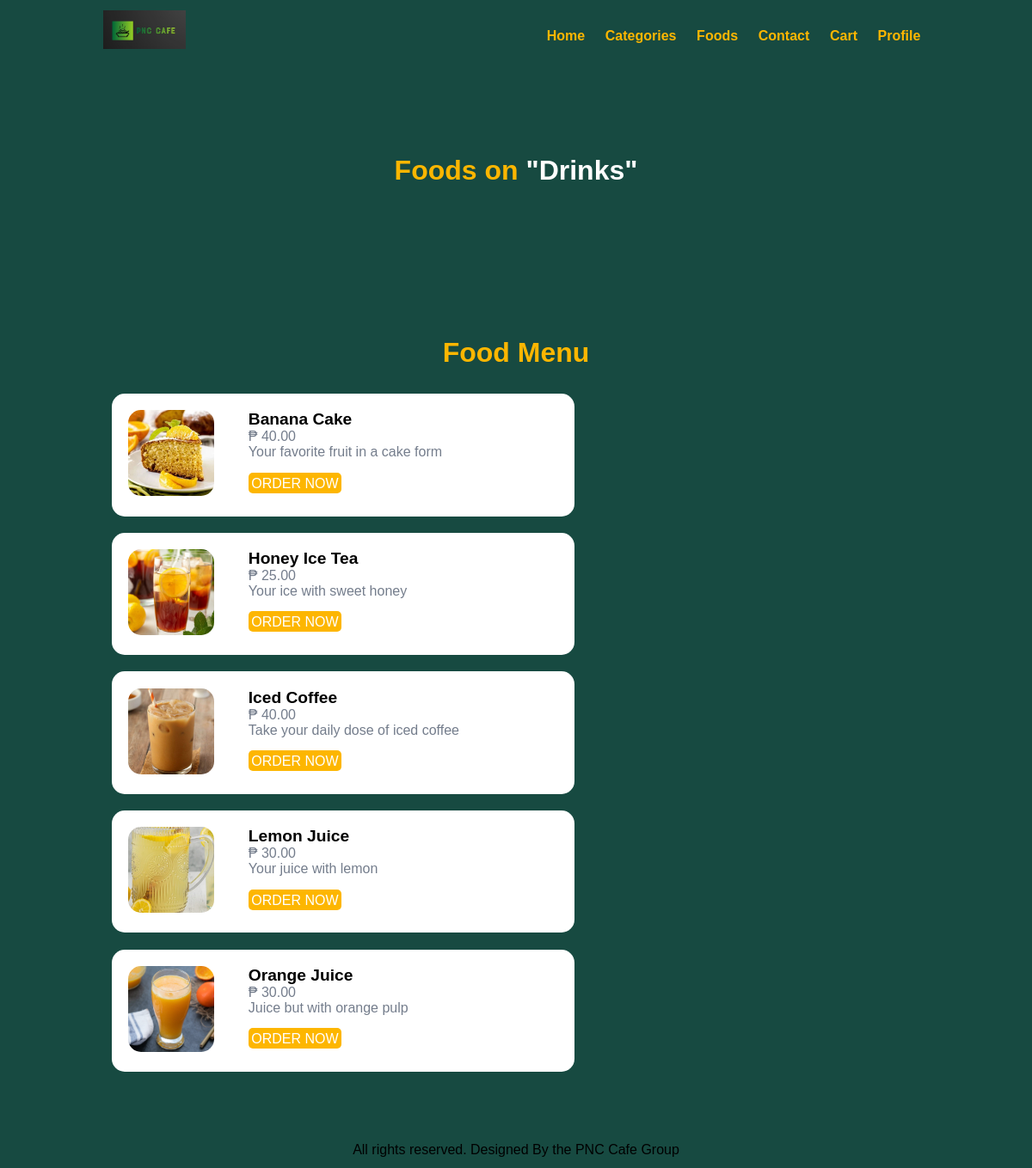
Screenshot of /food-order/category-foods.php?category_id=64 with the database file from the repository.
### tables this page shows
CREATE TABLE `tbl_category` (
  `id` int(10) UNSIGNED NOT NULL,
  `title` varchar(100) NOT NULL,
  `image_name` varchar(100) NOT NULL,
  `featured` varchar(10) NOT NULL,
  `active` varchar(10) NOT NULL
);

CREATE TABLE `tbl_food` (
  `id` int(10) UNSIGNED NOT NULL,
  `title` varchar(150) NOT NULL,
  `description` text NOT NULL,
  `price` decimal(10,2) NOT NULL,
  `image_name` varchar(255) NOT NULL,
  `category_id` int(10) UNSIGNED NOT NULL,
  `featured` varchar(10) NOT NULL,
  `active` varchar(10) NOT NULL
);

### food-order/category-foods.php (the view, shortened to what this page needs)
<?php include('partials-front/menu.php');?>
<?php
    if(isset($_GET['category_id'])) {
        $category_id = $_GET['category_id'];
        $sql = "SELECT title FROM tbl_category WHERE id = $category_id";
        $res = mysqli_query($conn, $sql);
        $row = mysqli_fetch_assoc($res);
        $category = $row['title'];
    } else {
        header('location:'.SITEURL);
    }
?>
    <section class="food-search text-center">
        <div class="container">
            <h2>Foods on <a href="#" class="text-white">"<?php echo $category;?>"</a></h2>
        </div>
    </section>
    <section class="food-menu">
        <div class="container">
            <h2 class="text-center">Food Menu</h2>
            <?php
                $sql2 = "SELECT * FROM tbl_food WHERE category_id = $category_id";
                $res2 = mysqli_query($conn, $sql2);
                $count2 = mysqli_num_rows($res2);
                if($count2 > 0) {
                    while($row2 = mysqli_fetch_assoc($res2)) {
                        $id = $row2['id'];
                        $title = $row2['title'];
                        $price = $row2['price'];
                        $description = $row2['description'];
                        $image_name = $row2['image_name'];
                        ?>
                            <div class="food-menu-box">
                                <div class="food-menu-img">
                                <?php
                                 if ($image_name=="") {
                                    echo "<div class='error'>Image not available</div>";
                                 } else {
                                    ?>
                                    <img src="<?php echo SITEURL;?>images/food/<?php echo $image_name;?>" alt="Chicke Hawain Pizza" class="img-responsive img-curve">
                                    <?php
                                 }
                                ?>
                                </div>
                            <div class="food-menu-desc">
                                <h4><?php echo $title;?></h4>
                                <p class="food-detail">₱ <?php echo $price;?></p>
                                <p class="food-detail">
                                        <?php echo $description;?>
                                </p>
                                <br>
                                <a href="<?php echo SITEURL;?>order.php?food_id=<?php echo $id;?>" class="btn btn-primary">Order Now</a>
                            </div>
                            </div>
                        <?php
                    }
                } else {
                    echo "<div class='error text-center'>No Food Available</div>";
                }
            ?>
        </div>
    </section>
<?php include('partials-front/footer.php');?>

### food-order/css/style.css (style rules this page uses)
* { margin: 0 0; padding: 0 0; font-family: Arial, Helvetica, sans-serif; }
body, section.food-menu { background: #174A41; }
.container { width: 80%; margin: 0 auto; padding: 1%; }
.img-responsive { width: 100%; }
.img-curve { border-radius: 15px; }
.text-center { text-align: center; }
.text-white { color: #ffffff; }
a { color: #FDB600; text-decoration: none; }
.btn { padding: 1%; border: none; font-size: 1rem; border-radius: 5px; margin-top: 5px; }
.btn-primary { background-color: #FDB600; color: white; cursor: pointer; text-transform: uppercase; }
h2 { color: #FDB600; font-size: 2rem; margin-bottom: 2%; }
h4 { font-size: 1.2rem; }
.food-search { background:#174A41; background-size: cover; background-repeat: no-repeat; background-position: center; padding: 7% 0; }
.food-menu { background-color: #ececec; padding: 4% 0; }
.food-menu-box { width: 500px; margin: 1%; padding: 2%; float: left; background-color: white; border-radius: 15px; }
.food-menu-img { width: 20%; float: left; }
.food-menu-desc { width: 70%; float: left; margin-left: 8%; }
.food-detail { font-size: 1rem; color: #747d8c; }

### rows the page displays
tbl_category: title "Drinks"
tbl_food: image_name (picture), title "Banana Cake", price "40.00", description "Your favorite fruit in a cake form"
tbl_food: image_name (picture), title "Honey Ice Tea", price "25.00", description "Your ice with sweet honey"
tbl_food: image_name (picture), title "Iced Coffee", price "40.00", description "Take your daily dose of iced coffee"
tbl_food: image_name (picture), title "Lemon Juice", price "30.00", description "Your juice with lemon"
tbl_food: image_name (picture), title "Orange Juice", price "30.00", description "Juice but with orange pulp"
